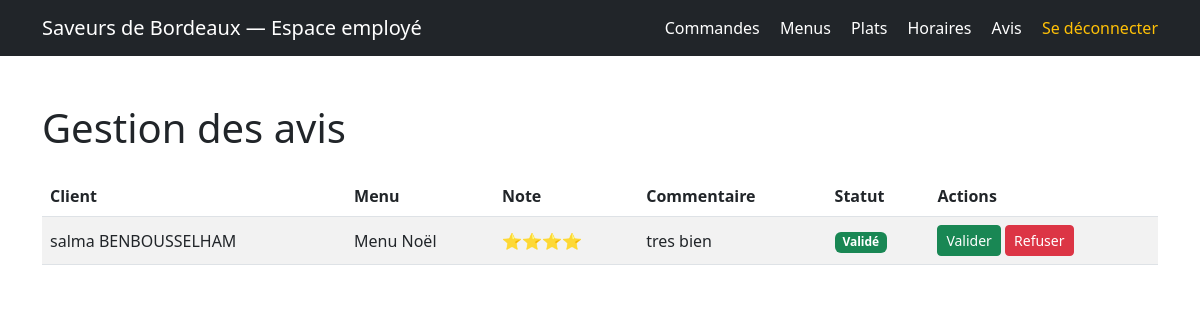
Screenshot of /pages/gestion-avis.php (signed in) with the database file from the repository.
### tables this page shows
CREATE TABLE `avis` (
  `avis_id` int NOT NULL,
  `note` int DEFAULT NULL,
  `description` varchar(30) DEFAULT NULL,
  `statut` varchar(30) DEFAULT NULL,
  `utilisateur_id` int DEFAULT NULL,
  `commande_id` int DEFAULT NULL
);

CREATE TABLE `utilisateur` (
  `utilisateur_id` int NOT NULL,
  `email` varchar(50) DEFAULT NULL,
  `password` varchar(255) DEFAULT NULL,
  `nom` varchar(50) DEFAULT NULL,
  `prenom` varchar(50) DEFAULT NULL,
  `telephone` varchar(50) DEFAULT NULL,
  `ville` varchar(50) DEFAULT NULL,
  `pays` varchar(50) DEFAULT NULL,
  `adresse_postale` varchar(50) DEFAULT NULL,
  `role_id` int DEFAULT NULL,
  `reset_token` varchar(255) DEFAULT NULL,
  `reset_token_expire` datetime DEFAULT NULL,
  `actif` tinyint(1) NOT NULL DEFAULT '1'
);

CREATE TABLE `menu` (
  `menu_id` int NOT NULL,
  `nom` varchar(50) DEFAULT NULL,
  `nombre_personne_minimum` int DEFAULT NULL,
  `prix_par_personne` double DEFAULT NULL,
  `regime` varchar(50) DEFAULT NULL,
  `description` varchar(50) DEFAULT NULL,
  `quantite_restante` int DEFAULT NULL,
  `image` varchar(255) DEFAULT NULL
);

### pages/gestion-avis.php (the view, shortened to what this page needs)
<?php
require_once '../php/verif-employe.php';
$avis = $pdo->query("
    SELECT avis.*, utilisateur.prenom, utilisateur.nom, menu.nom AS nom_menu
    FROM avis
    JOIN utilisateur ON avis.utilisateur_id = utilisateur.utilisateur_id
    JOIN commande ON avis.commande_id = commande.commande_id
    JOIN menu ON commande.menu_id = menu.menu_id
    ORDER BY avis.avis_id DESC
")->fetchAll(PDO::FETCH_ASSOC);
?>
<!DOCTYPE html>
<html lang="fr">
<head>
    <link href="https://cdn.jsdelivr.net/npm/bootstrap@5.3.0/dist/css/bootstrap.min.css" rel="stylesheet">
</head>
<body class="d-flex flex-column min-vh-100">
<nav class="navbar navbar-expand-lg navbar-dark bg-dark">
  <div class="container">
    <span class="navbar-brand">Saveurs de Bordeaux — Espace employé</span>
    <div>
      <a class="nav-link d-inline text-white me-3" href="gestion-commandes.php">Commandes</a>
      <a class="nav-link d-inline text-white me-3" href="gestion-menus.php">Menus</a>
      <a class="nav-link d-inline text-white me-3" href="gestion-plats.php">Plats</a>
      <a class="nav-link d-inline text-white me-3" href="gestion-horaires.php">Horaires</a>
      <a class="nav-link d-inline text-white me-3" href="gestion-avis.php">Avis</a>
      <a class="nav-link d-inline text-warning" href="../php/deconnexion.php">Se déconnecter</a>
    </div>
  </div>
</nav>
<div class="container my-5 flex-grow-1">
  <h1 class="mb-4">Gestion des avis</h1>
  <table class="table table-striped align-middle">
    <thead>
      <tr><th>Client</th><th>Menu</th><th>Note</th><th>Commentaire</th><th>Statut</th><th>Actions</th></tr>
    </thead>
    <tbody>
      <?php foreach ($avis as $a): ?>
        <tr>
          <td><?= htmlspecialchars($a['prenom']) ?> <?= htmlspecialchars($a['nom']) ?></td>
          <td><?= htmlspecialchars($a['nom_menu']) ?></td>
          <td><?= str_repeat('⭐', (int)$a['note']) ?></td>
          <td><?= htmlspecialchars($a['description']) ?></td>
          <td>
            <?php if ($a['statut'] === 'validé'): ?>
              <span class="badge bg-success">Validé</span>
            <?php elseif ($a['statut'] === 'refusé'): ?>
              <span class="badge bg-danger">Refusé</span>
            <?php else: ?>
              <span class="badge bg-warning text-dark">En attente</span>
            <?php endif; ?>
          </td>
          <td>
            <a href="../php/valider-avis.php?avis_id=<?= $a['avis_id'] ?>&action=valider" class="btn btn-sm btn-success">Valider</a>
            <a href="../php/valider-avis.php?avis_id=<?= $a['avis_id'] ?>&action=refuser" class="btn btn-sm btn-danger">Refuser</a>
          </td>
        </tr>
      <?php endforeach; ?>
    </tbody>
  </table>
</div>
</body>
</html>

### rows the page displays
avis: utilisateur.prenom "salma", utilisateur.nom "BENBOUSSELHAM", menu.nom "Menu Noël", note "⭐⭐⭐⭐", description "tres bien", statut "Validé"
